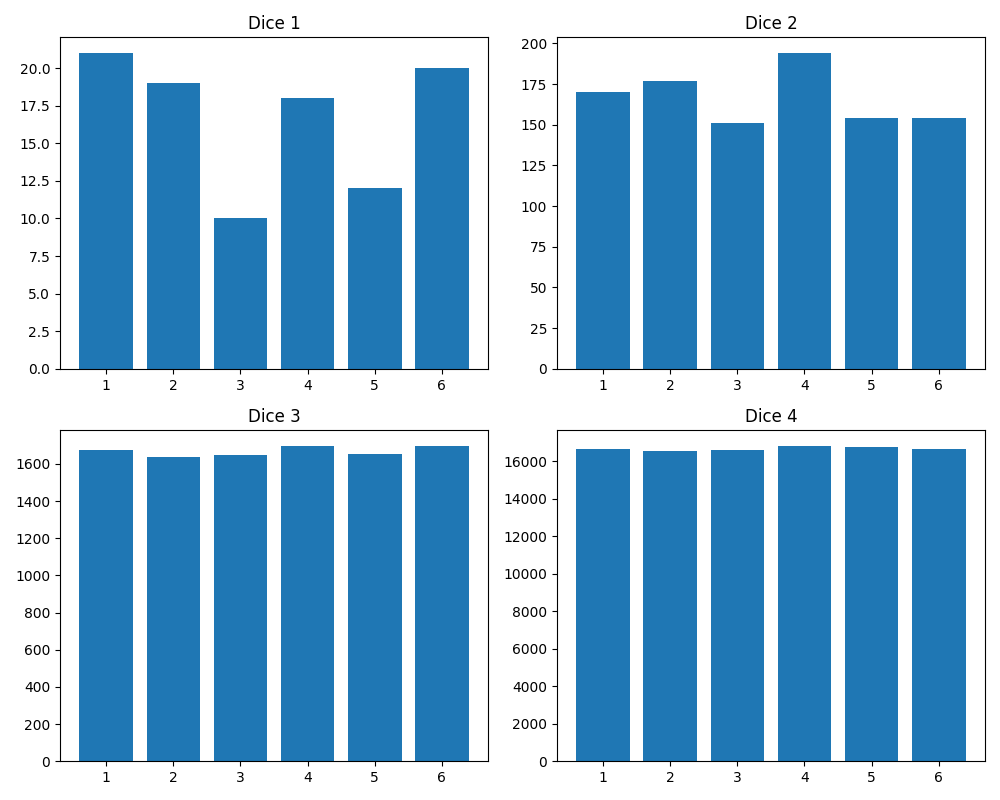

The script that drew this image:
import csv
import matplotlib.pyplot as plt

f1=open('dice_count(1).csv','r',encoding='ANSI')
f2=open('dice_count(2).csv','r',encoding='ANSI')
f3=open('dice_count(3).csv','r',encoding='ANSI')
f4=open('dice_count(4).csv','r',encoding='ANSI')
data1=csv.reader(f1)
data2=csv.reader(f2)
data3=csv.reader(f3)
data4=csv.reader(f4)
header1=next(data1) 
header2=next(data2)
header3=next(data3)
header4=next(data4)

counts1 = {}
counts2 = {}
counts3 = {}
counts4 = {}

for row in data1:
    value, count = map(int, row)
    counts1[value] = count

for row in data2:
    value, count = map(int, row)
    counts2[value] = count

for row in data3:
    value, count = map(int, row)
    counts3[value] = count

for row in data4:
    value, count = map(int, row)
    counts4[value] = count

fig, axs = plt.subplots(2, 2, figsize=(10, 8))

axs[0, 0].bar(counts1.keys(), counts1.values())
axs[0, 0].set_title('Dice 1')
axs[0, 1].bar(counts2.keys(), counts2.values())
axs[0, 1].set_title('Dice 2')
axs[1, 0].bar(counts3.keys(), counts3.values())
axs[1, 0].set_title('Dice 3')
axs[1, 1].bar(counts4.keys(), counts4.values())
axs[1, 1].set_title('Dice 4')

plt.tight_layout()
plt.show()

f1.close()
f2.close()
f3.close()
f4.close()
